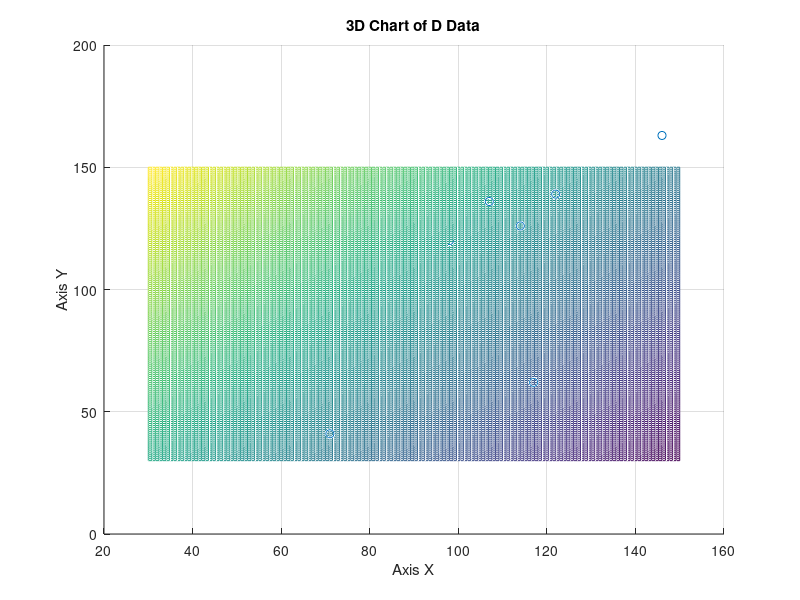

This chart was generated by the following MATLAB code:
%%%%%%%%%%%%%%%%%%%%%%%%%%%%%%%%%%%%%%%%%%%%%%%%%%%%%%%%%%%%%%%%%%%%%
%                                                                   %
% Universidade Federal do Ceará                                     %
% Class: Inteligência Computacional                                 %
% Student: Julio Cesar Ferreira Lima                                %
% Professor: Jarbas Joaci de Mesquita Sá Junior                     %
% Enrrollment: 393849                                               %
% Homework: D Plan Regression                                       %
%                                                                   %
%%%%%%%%%%%%%%%%%%%%%%%%%%%%%%%%%%%%%%%%%%%%%%%%%%%%%%%%%%%%%%%%%%%%%

%Loading the resource of data.
D =[   122 139 0.115; 
       114 126 0.120; 
       086 090 0.105; 
       134 144 0.090; 
       146 163 0.100; 
       107 136 0.120; 
       068 061 0.105; 
       117 062 0.080; 
       071 041 0.100; 
       098 120 0.115 ]; 

%Geting the dimension of resource of data D.
[dM dN]= size(D);

%Seting the data D by order 1. 
X=[ones(dM,1),D(:,1), D(:,2)];

%Applying the Multiple Regression Method to obtain Beta.
beta=((X'*X)^(-1)*X'*D(:,3));

%Display Beta matrix.
disp('Betas parameters for polynomial regression: ');
disp(beta);

%Draw a plan that can fit at D.
[X1,X2]=meshgrid(30:0.8:150,30:0.8:150);

%Determination of rotation and orientation of mesh plan.
regressionPlan = beta(1)+beta(2)*X1+beta(3)*X2;

%Determination of distance of points to chart.
regressionPlanDistance = beta(1)+beta(2)*D(:,1)+beta(3).*D(:,2);

%Stop updating chat to put more than one curve.
hold on;

%Activate the grid at chart.
grid on;

%Plot the D chart and set the plot parameters.
plot3(D(:,1),D(:,2),D(:,3),'o');
title('3D Chart of D Data');
xlabel('Axis X');
ylabel('Axis Y');
zlabel('Axis Z');

%Plot Regression Plan.
mesh(X1,X2,regressionPlan);

%Geting the Z componente of D data.
Z = (D(:,3));

%Determining the Z Medium.
medZ = mean(Z);

%Determining the Sum of Squares Total.
difReg = minus(Z, regressionPlanDistance).^2;
sumDifReg = sum(difReg);

%Determining the Sum of Squares of Residues.
difMed = minus(Z, medZ).^2;
sumDifMed = sum(difMed);

%Determining the Determination Coeficient.
coefR2 = 1 -sumDifReg/sumDifMed;
disp('Determination Coeficient:');
disp(coefR2);

%Determining the Determination Coeficient Adjusted.
coefR2Adj = 1 - (sumDifReg/(dM-2))/(sumDifMed/(dM-1));
disp('Determination Coeficient Adjusted:');
disp(coefR2Adj);
